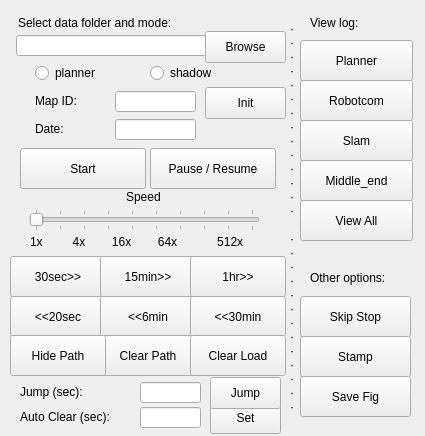
<?xml version="1.0" encoding="UTF-8"?>
<ui version="4.0">
 <class>Form</class>
 <widget class="QWidget" name="Form">
  <property name="geometry">
   <rect>
    <x>0</x>
    <y>0</y>
    <width>425</width>
    <height>436</height>
   </rect>
  </property>
  <property name="windowTitle">
   <string>Virtual Monitor</string>
  </property>
  <widget class="QLineEdit" name="lineEdit_filepath">
   <property name="geometry">
    <rect>
     <x>16</x>
     <y>35</y>
     <width>191</width>
     <height>21</height>
    </rect>
   </property>
  </widget>
  <widget class="QPushButton" name="button_browse">
   <property name="geometry">
    <rect>
     <x>205</x>
     <y>31</y>
     <width>81</width>
     <height>32</height>
    </rect>
   </property>
   <property name="cursor">
    <cursorShape>PointingHandCursor</cursorShape>
   </property>
   <property name="text">
    <string>Browse</string>
   </property>
  </widget>
  <widget class="QLabel" name="label_please">
   <property name="geometry">
    <rect>
     <x>18</x>
     <y>15</y>
     <width>251</width>
     <height>16</height>
    </rect>
   </property>
   <property name="text">
    <string>Select data folder and mode:</string>
   </property>
  </widget>
  <widget class="QLabel" name="label_mapid">
   <property name="geometry">
    <rect>
     <x>35</x>
     <y>93</y>
     <width>60</width>
     <height>16</height>
    </rect>
   </property>
   <property name="text">
    <string>Map ID:</string>
   </property>
  </widget>
  <widget class="QLineEdit" name="lineEdit_mapid">
   <property name="geometry">
    <rect>
     <x>115</x>
     <y>91</y>
     <width>81</width>
     <height>21</height>
    </rect>
   </property>
  </widget>
  <widget class="QPushButton" name="button_init">
   <property name="geometry">
    <rect>
     <x>205</x>
     <y>87</y>
     <width>81</width>
     <height>32</height>
    </rect>
   </property>
   <property name="cursor">
    <cursorShape>PointingHandCursor</cursorShape>
   </property>
   <property name="text">
    <string>Init</string>
   </property>
  </widget>
  <widget class="QLineEdit" name="lineEdit_date">
   <property name="enabled">
    <bool>true</bool>
   </property>
   <property name="geometry">
    <rect>
     <x>115</x>
     <y>119</y>
     <width>81</width>
     <height>21</height>
    </rect>
   </property>
  </widget>
  <widget class="QLabel" name="label_date">
   <property name="geometry">
    <rect>
     <x>35</x>
     <y>121</y>
     <width>71</width>
     <height>16</height>
    </rect>
   </property>
   <property name="text">
    <string>Date:</string>
   </property>
  </widget>
  <widget class="QPushButton" name="button_start">
   <property name="geometry">
    <rect>
     <x>20</x>
     <y>148</y>
     <width>126</width>
     <height>41</height>
    </rect>
   </property>
   <property name="cursor">
    <cursorShape>PointingHandCursor</cursorShape>
   </property>
   <property name="text">
    <string>Start</string>
   </property>
  </widget>
  <widget class="QPushButton" name="button_pause">
   <property name="geometry">
    <rect>
     <x>150</x>
     <y>148</y>
     <width>126</width>
     <height>41</height>
    </rect>
   </property>
   <property name="cursor">
    <cursorShape>PointingHandCursor</cursorShape>
   </property>
   <property name="text">
    <string>Pause / Resume</string>
   </property>
  </widget>
  <widget class="QLabel" name="label_speed">
   <property name="geometry">
    <rect>
     <x>126</x>
     <y>189</y>
     <width>60</width>
     <height>16</height>
    </rect>
   </property>
   <property name="text">
    <string>Speed</string>
   </property>
  </widget>
  <widget class="QSlider" name="slider_speed">
   <property name="geometry">
    <rect>
     <x>29</x>
     <y>209</y>
     <width>231</width>
     <height>22</height>
    </rect>
   </property>
   <property name="cursor">
    <cursorShape>OpenHandCursor</cursorShape>
   </property>
   <property name="minimum">
    <number>1</number>
   </property>
   <property name="maximum">
    <number>10</number>
   </property>
   <property name="pageStep">
    <number>1</number>
   </property>
   <property name="orientation">
    <enum>Qt::Horizontal</enum>
   </property>
   <property name="tickPosition">
    <enum>QSlider::TicksBothSides</enum>
   </property>
  </widget>
  <widget class="QLabel" name="label_multiple">
   <property name="geometry">
    <rect>
     <x>30</x>
     <y>234</y>
     <width>241</width>
     <height>16</height>
    </rect>
   </property>
   <property name="text">
    <string>1x         4x        16x        64x            512x</string>
   </property>
  </widget>
  <widget class="QPushButton" name="button_forw30">
   <property name="geometry">
    <rect>
     <x>10</x>
     <y>256</y>
     <width>96</width>
     <height>41</height>
    </rect>
   </property>
   <property name="cursor">
    <cursorShape>PointingHandCursor</cursorShape>
   </property>
   <property name="text">
    <string>30sec&gt;&gt;</string>
   </property>
  </widget>
  <widget class="QPushButton" name="button_forw15">
   <property name="geometry">
    <rect>
     <x>100</x>
     <y>256</y>
     <width>96</width>
     <height>41</height>
    </rect>
   </property>
   <property name="cursor">
    <cursorShape>PointingHandCursor</cursorShape>
   </property>
   <property name="text">
    <string>15min&gt;&gt;</string>
   </property>
  </widget>
  <widget class="QPushButton" name="button_forw1h">
   <property name="geometry">
    <rect>
     <x>190</x>
     <y>256</y>
     <width>96</width>
     <height>41</height>
    </rect>
   </property>
   <property name="cursor">
    <cursorShape>PointingHandCursor</cursorShape>
   </property>
   <property name="text">
    <string>1hr&gt;&gt;</string>
   </property>
  </widget>
  <widget class="QPushButton" name="button_back20">
   <property name="geometry">
    <rect>
     <x>10</x>
     <y>296</y>
     <width>96</width>
     <height>41</height>
    </rect>
   </property>
   <property name="cursor">
    <cursorShape>PointingHandCursor</cursorShape>
   </property>
   <property name="text">
    <string>&lt;&lt;20sec</string>
   </property>
  </widget>
  <widget class="QPushButton" name="button_back6">
   <property name="geometry">
    <rect>
     <x>100</x>
     <y>296</y>
     <width>96</width>
     <height>41</height>
    </rect>
   </property>
   <property name="cursor">
    <cursorShape>PointingHandCursor</cursorShape>
   </property>
   <property name="text">
    <string>&lt;&lt;6min</string>
   </property>
  </widget>
  <widget class="QPushButton" name="button_back30">
   <property name="geometry">
    <rect>
     <x>190</x>
     <y>296</y>
     <width>96</width>
     <height>41</height>
    </rect>
   </property>
   <property name="cursor">
    <cursorShape>PointingHandCursor</cursorShape>
   </property>
   <property name="text">
    <string>&lt;&lt;30min</string>
   </property>
  </widget>
  <widget class="QPushButton" name="button_skip">
   <property name="geometry">
    <rect>
     <x>300</x>
     <y>296</y>
     <width>111</width>
     <height>41</height>
    </rect>
   </property>
   <property name="cursor">
    <cursorShape>PointingHandCursor</cursorShape>
   </property>
   <property name="text">
    <string>Skip Stop</string>
   </property>
  </widget>
  <widget class="QPushButton" name="button_clear_path">
   <property name="geometry">
    <rect>
     <x>100</x>
     <y>335</y>
     <width>96</width>
     <height>41</height>
    </rect>
   </property>
   <property name="cursor">
    <cursorShape>PointingHandCursor</cursorShape>
   </property>
   <property name="text">
    <string>Clear Path</string>
   </property>
  </widget>
  <widget class="QLabel" name="label_auto">
   <property name="geometry">
    <rect>
     <x>20</x>
     <y>409</y>
     <width>121</width>
     <height>16</height>
    </rect>
   </property>
   <property name="text">
    <string>Auto Clear (sec):</string>
   </property>
  </widget>
  <widget class="QLineEdit" name="lineEdit_auto">
   <property name="geometry">
    <rect>
     <x>140</x>
     <y>407</y>
     <width>61</width>
     <height>21</height>
    </rect>
   </property>
  </widget>
  <widget class="QPushButton" name="button_set">
   <property name="geometry">
    <rect>
     <x>210</x>
     <y>402</y>
     <width>71</width>
     <height>32</height>
    </rect>
   </property>
   <property name="cursor">
    <cursorShape>PointingHandCursor</cursorShape>
   </property>
   <property name="text">
    <string>Set</string>
   </property>
  </widget>
  <widget class="QPushButton" name="button_stamp">
   <property name="geometry">
    <rect>
     <x>300</x>
     <y>336</y>
     <width>111</width>
     <height>41</height>
    </rect>
   </property>
   <property name="cursor">
    <cursorShape>PointingHandCursor</cursorShape>
   </property>
   <property name="text">
    <string>Stamp</string>
   </property>
  </widget>
  <widget class="QRadioButton" name="radio_planner">
   <property name="geometry">
    <rect>
     <x>35</x>
     <y>63</y>
     <width>101</width>
     <height>20</height>
    </rect>
   </property>
   <property name="text">
    <string>planner</string>
   </property>
  </widget>
  <widget class="QRadioButton" name="radio_shadow">
   <property name="geometry">
    <rect>
     <x>150</x>
     <y>63</y>
     <width>121</width>
     <height>20</height>
    </rect>
   </property>
   <property name="text">
    <string>shadow</string>
   </property>
  </widget>
  <widget class="QPushButton" name="button_clear_load">
   <property name="geometry">
    <rect>
     <x>190</x>
     <y>335</y>
     <width>96</width>
     <height>41</height>
    </rect>
   </property>
   <property name="cursor">
    <cursorShape>PointingHandCursor</cursorShape>
   </property>
   <property name="text">
    <string>Clear Load</string>
   </property>
  </widget>
  <widget class="QPushButton" name="button_hide_path">
   <property name="geometry">
    <rect>
     <x>10</x>
     <y>335</y>
     <width>96</width>
     <height>41</height>
    </rect>
   </property>
   <property name="cursor">
    <cursorShape>PointingHandCursor</cursorShape>
   </property>
   <property name="text">
    <string>Hide Path</string>
   </property>
  </widget>
  <widget class="QPushButton" name="button_save">
   <property name="geometry">
    <rect>
     <x>300</x>
     <y>376</y>
     <width>111</width>
     <height>41</height>
    </rect>
   </property>
   <property name="cursor">
    <cursorShape>PointingHandCursor</cursorShape>
   </property>
   <property name="text">
    <string>Save Fig</string>
   </property>
  </widget>
  <widget class="QPushButton" name="button_jump">
   <property name="geometry">
    <rect>
     <x>210</x>
     <y>377</y>
     <width>71</width>
     <height>32</height>
    </rect>
   </property>
   <property name="cursor">
    <cursorShape>PointingHandCursor</cursorShape>
   </property>
   <property name="text">
    <string>Jump</string>
   </property>
  </widget>
  <widget class="QLabel" name="label_jump">
   <property name="geometry">
    <rect>
     <x>20</x>
     <y>384</y>
     <width>81</width>
     <height>16</height>
    </rect>
   </property>
   <property name="text">
    <string>Jump (sec):</string>
   </property>
  </widget>
  <widget class="QLineEdit" name="lineEdit_jump">
   <property name="geometry">
    <rect>
     <x>140</x>
     <y>382</y>
     <width>61</width>
     <height>21</height>
    </rect>
   </property>
  </widget>
  <widget class="QLabel" name="label_split">
   <property name="geometry">
    <rect>
     <x>290</x>
     <y>22</y>
     <width>121</width>
     <height>391</height>
    </rect>
   </property>
   <property name="text">
    <string>·
·
·
·
·
·
·
·
·
·
·
·
·
·
     ·  ·  ·  ·  ·  ·  ·  ·  · 
·
·
·
·
·
·
·
·
·
·
·
·
·
</string>
   </property>
  </widget>
  <widget class="QLabel" name="label_view">
   <property name="geometry">
    <rect>
     <x>310</x>
     <y>15</y>
     <width>111</width>
     <height>16</height>
    </rect>
   </property>
   <property name="text">
    <string>View log:</string>
   </property>
  </widget>
  <widget class="QPushButton" name="button_planner">
   <property name="geometry">
    <rect>
     <x>300</x>
     <y>40</y>
     <width>113</width>
     <height>41</height>
    </rect>
   </property>
   <property name="cursor">
    <cursorShape>PointingHandCursor</cursorShape>
   </property>
   <property name="text">
    <string>Planner</string>
   </property>
  </widget>
  <widget class="QPushButton" name="button_robotcom">
   <property name="geometry">
    <rect>
     <x>300</x>
     <y>80</y>
     <width>113</width>
     <height>41</height>
    </rect>
   </property>
   <property name="cursor">
    <cursorShape>PointingHandCursor</cursorShape>
   </property>
   <property name="text">
    <string>Robotcom</string>
   </property>
  </widget>
  <widget class="QPushButton" name="button_slam">
   <property name="geometry">
    <rect>
     <x>300</x>
     <y>120</y>
     <width>113</width>
     <height>41</height>
    </rect>
   </property>
   <property name="cursor">
    <cursorShape>PointingHandCursor</cursorShape>
   </property>
   <property name="text">
    <string>Slam</string>
   </property>
  </widget>
  <widget class="QPushButton" name="button_middle_end">
   <property name="geometry">
    <rect>
     <x>300</x>
     <y>160</y>
     <width>113</width>
     <height>41</height>
    </rect>
   </property>
   <property name="cursor">
    <cursorShape>PointingHandCursor</cursorShape>
   </property>
   <property name="text">
    <string>Middle_end</string>
   </property>
  </widget>
  <widget class="QPushButton" name="button_view_all">
   <property name="geometry">
    <rect>
     <x>300</x>
     <y>200</y>
     <width>113</width>
     <height>41</height>
    </rect>
   </property>
   <property name="cursor">
    <cursorShape>PointingHandCursor</cursorShape>
   </property>
   <property name="text">
    <string>View All</string>
   </property>
  </widget>
  <widget class="QLabel" name="label_other">
   <property name="geometry">
    <rect>
     <x>310</x>
     <y>270</y>
     <width>111</width>
     <height>16</height>
    </rect>
   </property>
   <property name="text">
    <string>Other options:</string>
   </property>
  </widget>
 </widget>
 <resources/>
 <connections/>
</ui>
